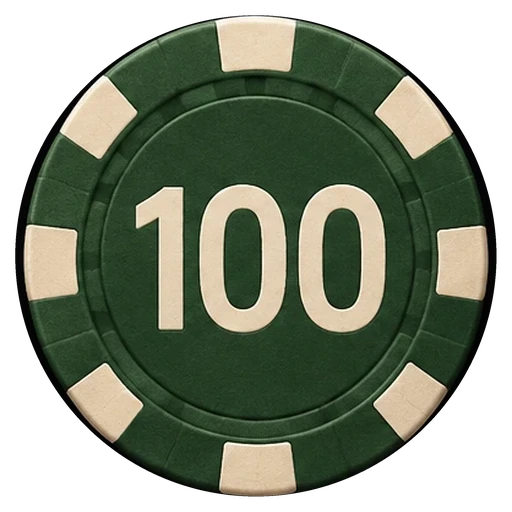
#> input picture art-src/retired/buyin-100.webp, 512 x 512 px
$ python -i dealpha-legacy.py   (imports and definitions only)
#> lines starting #> are read from the running program, lines starting #| are printed output that depends on the picture; after the words box and inside, x2 and y2 are one past the last pixel; in counts of white or black regions, pixels touching at a corner belong together
"""
Key the baked black background out of the original twelve chip characters.

They were generated as RGB with no alpha, so they arrived as a character sitting on a
black square. The new set is RGBA, and mixing the two puts black tiles in the picker.

A global "black becomes transparent" would punch holes through the characters, which
contain plenty of near-black themselves -- the black chip body, the eyes, every outline.
So the background is found by flooding inward from the four corners instead: only pixels
connected to the edge are removed, and anything enclosed by the character stays.

The flood leaves a dark fringe where the artwork was anti-aliased against black, so the
alpha is eroded by a pixel and the remaining edge is unpremultiplied against black to
pull that halo back out.
"""

import sys
from pathlib import Path

import numpy as np
from PIL import Image, ImageDraw, ImageFilter

SENTINEL = (255, 0, 255)
FLOOD_THRESHOLD = 60


def dealpha(src: Path, dest: Path) -> None:
#> called with src = '../retired/buyin-100.webp', dest = 'out.png'
    original = Image.open(src).convert("RGB")
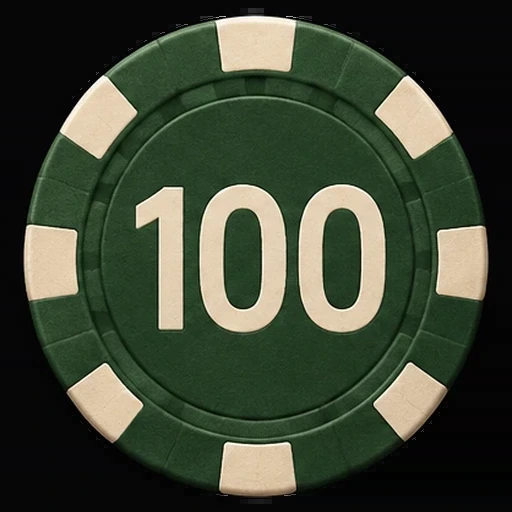
#> original: PIL image 512x512 RGB; mean R, G, B 61.7, 69.7, 52.5
    flooded = original.copy()
    width, height = flooded.size
#> width = 512; height = 512

    for seed in ((0, 0), (width - 1, 0), (0, height - 1), (width - 1, height - 1)):
        ImageDraw.floodfill(flooded, seed, SENTINEL, thresh=FLOOD_THRESHOLD)
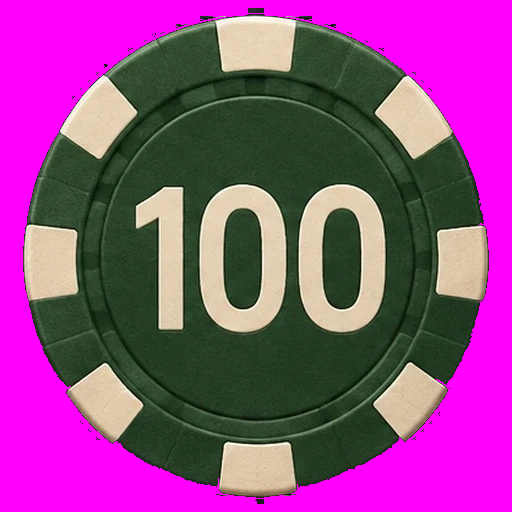
#> flooded: PIL image 512x512 RGB; mean R, G, B 145.7, 67.8, 136.5

    marked = np.array(flooded).astype(np.int16)
    background = np.all(np.abs(marked - np.array(SENTINEL)) < 12, axis=-1)
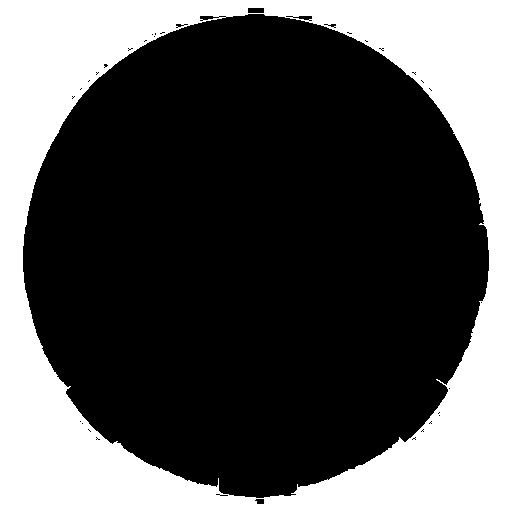
#> background: shape (512, 512) bool; 33.7% white; 1 white region, box (x1, y1, x2, y2) and area: (0, 0, 512, 512) 88278

    alpha = Image.fromarray(np.where(background, 0, 255).astype(np.uint8))
    # MinFilter erodes: it pulls the edge in by a pixel, taking the darkest ring of
    # anti-aliased pixels with it.
    alpha = alpha.filter(ImageFilter.MinFilter(3))
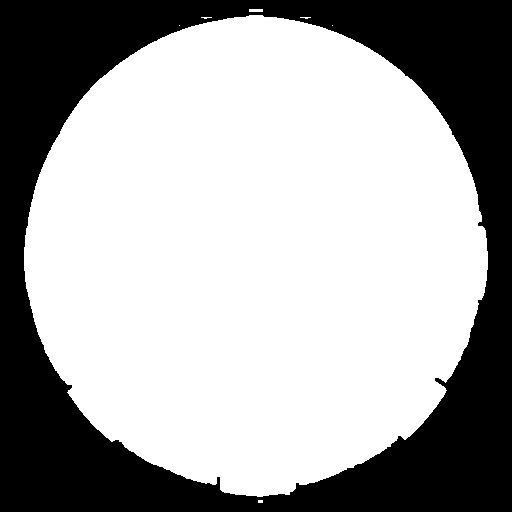
#> alpha: PIL image 512x512 L; 65.4% white; 1 black region, box (x1, y1, x2, y2) and area: (0, 0, 512, 512) 90600
    # Then soften what is left so the cut does not read as a stencil.
    alpha = alpha.filter(ImageFilter.GaussianBlur(0.6))

    rgb = np.array(original).astype(np.float32)
    a = np.array(alpha).astype(np.float32) / 255.0

    # The edge pixels are the character blended with black. Dividing by the coverage
    # recovers the character's own colour, which is what stops a grey halo.
    with np.errstate(divide="ignore", invalid="ignore"):
        recovered = np.where(a[..., None] > 0.05, rgb / np.clip(a[..., None], 0.05, 1.0), rgb)
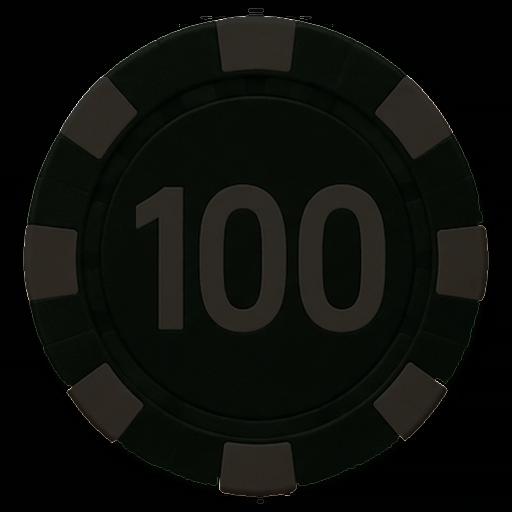
#> recovered: shape (512, 512, 3) float32; mean R, G, B 63.8, 71.9, 54.3; drawn with min black and max white
    recovered = np.clip(recovered, 0, 255).astype(np.uint8)

    out = np.dstack([recovered, (a * 255).astype(np.uint8)])
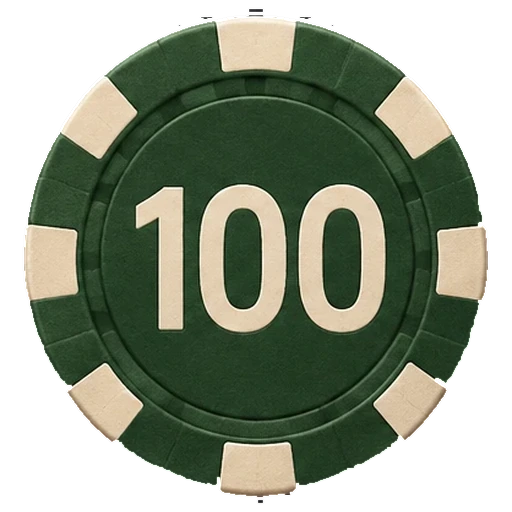
#> out: shape (512, 512, 4); mean R, G, B, A 62.6, 70.8, 53.5, 166.9; transparent parts drawn white
    Image.fromarray(out, "RGBA").save(dest)


# [7 lines not run here, left out]

>>> result = dealpha('../retired/buyin-100.webp', 'out.png')

$ run again, on art-src/retired/buyin-30.webp
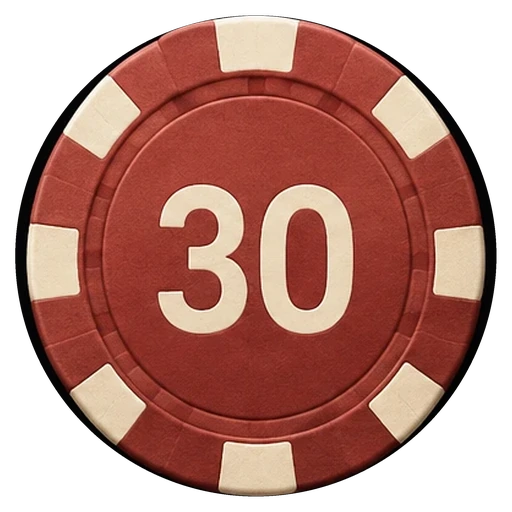
#> input picture art-src/retired/buyin-30.webp, 512 x 512 px
#> in dealpha, `background = np.all(np.abs(marked - np.array(SENTINEL)) < 12, axis=-1)`:
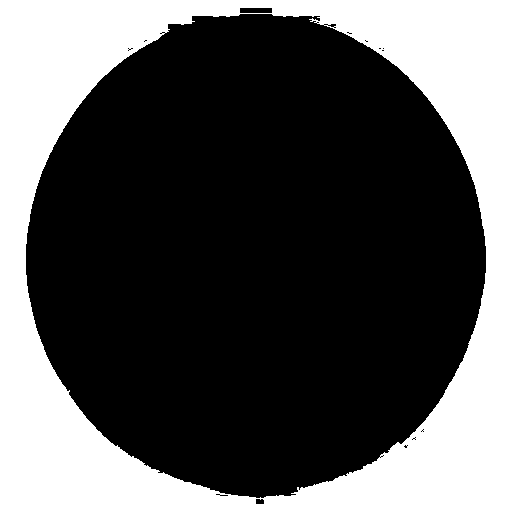
#> background: shape (512, 512) bool; 34% white; 1 white region, box (x1, y1, x2, y2) and area: (0, 0, 512, 512) 89076
#> in dealpha, `out = np.dstack([recovered, (a * 255).astype(np.uint8)])`:
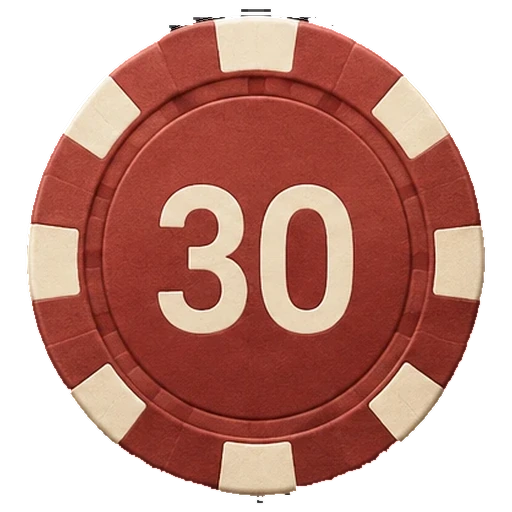
#> out: shape (512, 512, 4); mean R, G, B, A 112.9, 65.1, 55.5, 166.2; transparent parts drawn white

$ run again, on art-src/retired/buyin-custom.webp
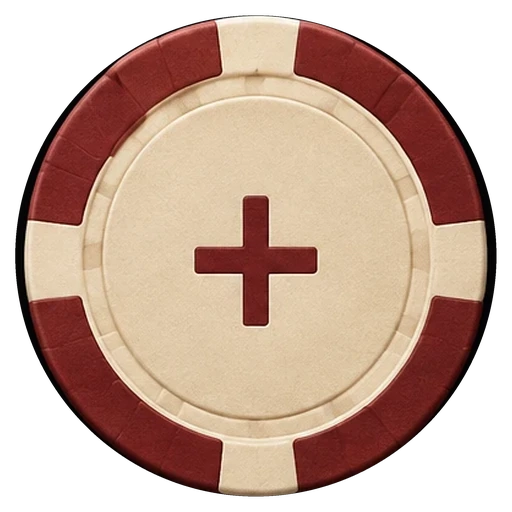
#> input picture art-src/retired/buyin-custom.webp, 512 x 512 px
#> in dealpha, `background = np.all(np.abs(marked - np.array(SENTINEL)) < 12, axis=-1)`:
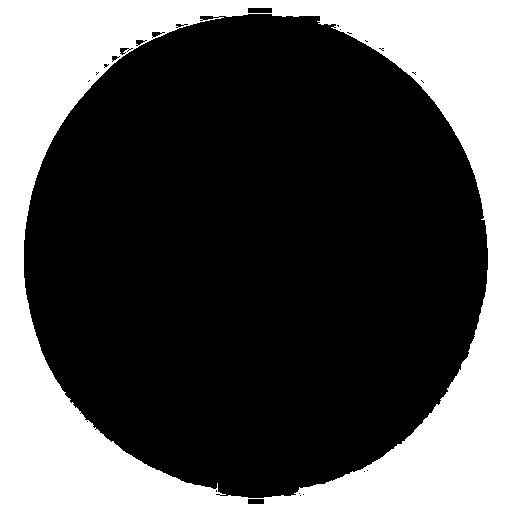
#> background: shape (512, 512) bool; 33.1% white; 1 white region, box (x1, y1, x2, y2) and area: (0, 0, 512, 512) 86830
#> in dealpha, `out = np.dstack([recovered, (a * 255).astype(np.uint8)])`:
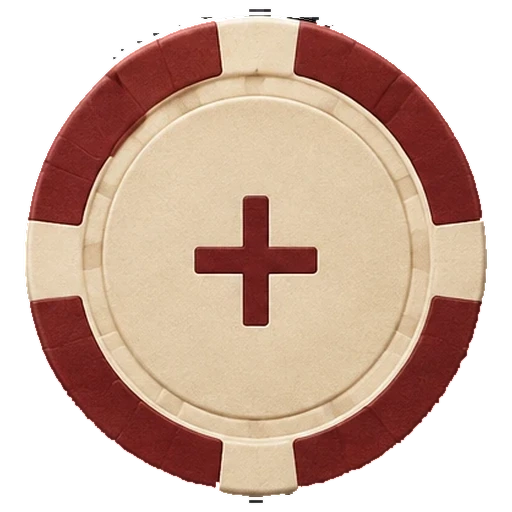
#> out: shape (512, 512, 4); mean R, G, B, A 127.2, 99, 84.6, 168.3; transparent parts drawn white
